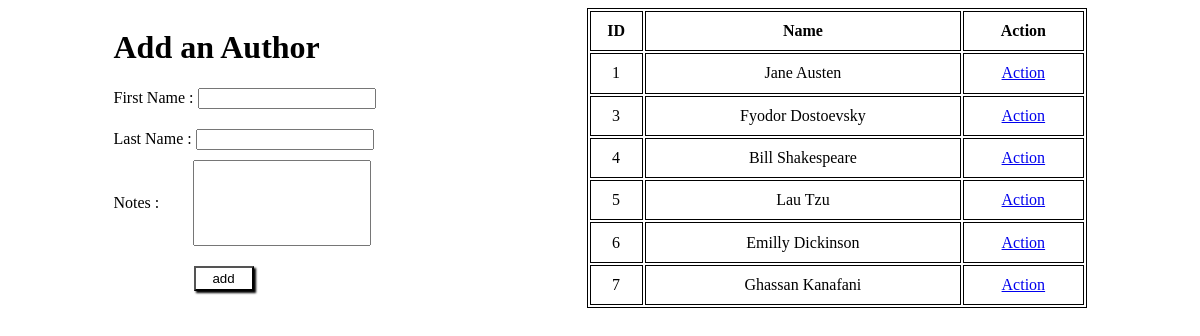
The app's page /authors with its own data.
### book_authors_app/models.py (models this page shows)
class Author(models.Model):
	first_name = models.CharField(max_length=255)
	last_name = models.CharField(max_length=255)
	books = models.ManyToManyField(Book, related_name="Authors")
	notes = models.TextField()
	created_at = models.DateTimeField(auto_now_add=True)
	updated_at = models.DateTimeField(auto_now=True)

### book_authors_app/views.py (the view)
# urls.py: path('authors', views.index2),
def index2(request):
    context={
        'all_authors' : Author.objects.all()
        }
    return render(request, 'index2.html', context)

### book_authors_app/templates/index2.html (shortened to what this page needs)
<!DOCTYPE html>
<html lang="en">
<head>
    {%load static%}
    <link rel="stylesheet" href="{% static 'style2.css' %}">
</head>
<body>
    <div class="container">
        <form action="/add_authors" method="post">
            <h1>Add an Author</h1>
            <div>
                <label for="first_name">First Name :</label>
                <input class="input1" type="text" name="first_name" >
            </div>
            <div>
                <label for="last_name">Last Name :</label>
                <input class="input2" type="text" name="last_name">
            </div>
            <div>
                <label for="notes">Notes :</label>
                <input class="input3" type="text" name="notes">
            </div>
            <input type="submit" value="add" class="add">
        </form>
        <table>
        <tr>
            <th>ID</th>
            <th>Name</th>
            <th>Action</th>
        </tr>
        {% for author in all_authors  %}
        <tr>
            <td>{{author.id}}</td>
            <td>{{ author.first_name }} {{ author.last_name }}</td>
            <td><a href="/authors/{{author.id}}">Action</a></td>
        </tr>
        {% endfor %}
    </table>
</div>
</body>
</html>

### book_authors_app/static/style2.css (style rules this page uses)
table { border: 1px solid black; width: 500px; height: 300px; }
th, td { text-align: center; border: 1px solid black; }
.input2 { width: 170px; }
.container { display: flex; justify-content: space-around; }
.input1 { margin-bottom: 20px; width: 170px }
.add { display: block; margin-left: 80px; margin-top: 20px; width: 60px; height: 25px; background-color: white; box-shadow: 2px 2px 2px black; }
.input3 { width: 170px; height: 80px; margin-left: 30px; margin-top: 10px; }

### records on screen
Author: id "1", first_name "Jane", last_name "Austen"
Author: id "3", first_name "Fyodor", last_name "Dostoevsky"
Author: id "4", first_name "Bill", last_name "Shakespeare"
Author: id "5", first_name "Lau", last_name "Tzu"
Author: id "6", first_name "Emilly", last_name "Dickinson"
Author: id "7", first_name "Ghassan", last_name "Kanafani"
